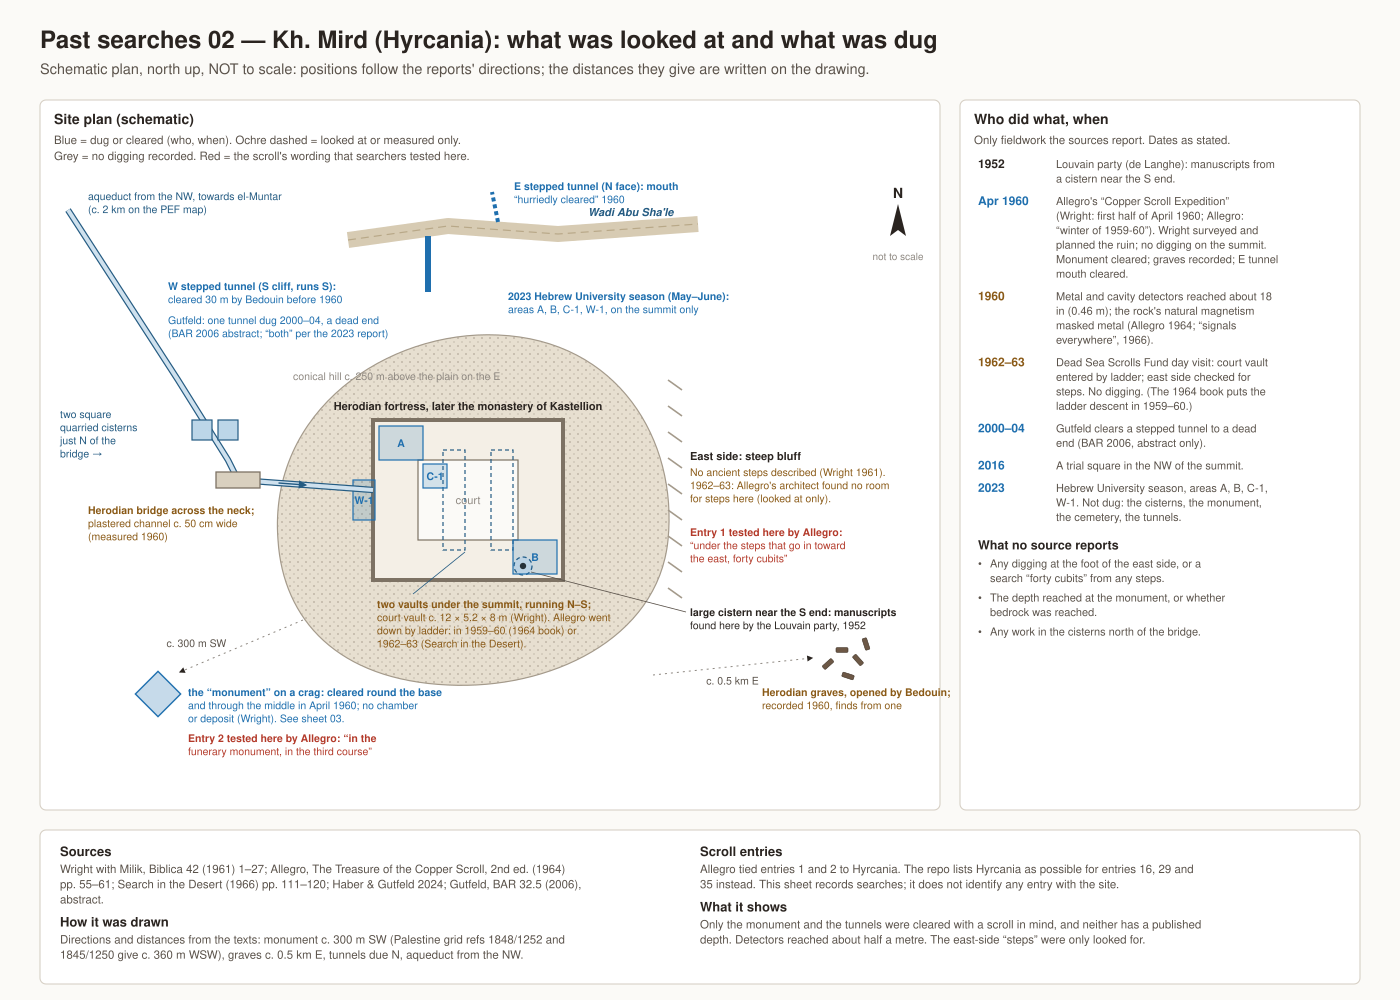

Write Python code to recreate this figure.
"""Past searches 02: Kh. Mird (Hyrcania), what each campaign looked at or dug.

Sources: research/history/wright_milik1961_el_mird_extracted.md (Biblica 42, 1961);
research/history/allegro1964_treasure_2nd_ed_extracted.md; research/history/allegro1966_search_in_the_desert_extracted.md;
research/history/haber_gutfeld2024_hyrcania_extracted.md; salvage_records sources SRC-GUTFELD-2006 (abstract).
"""
import sys
from pathlib import Path

sys.path.insert(0, str(Path(__file__).resolve().parent))
from common import S, P, BLUE, RED, GREY, page, out_path, bullets  # noqa: E402

c = page("02", "Kh. Mird (Hyrcania): what was looked at and what was dug",
         "Schematic plan, north up, NOT to scale: positions follow the reports' directions; "
         "the distances they give are written on the drawing.")
TOP, BOTTOM = 100, 810

mx, my, mw, mh = S.panel(c, 40, TOP, 900, BOTTOM - TOP, "Site plan (schematic)",
                         ["Blue = dug or cleared (who, when). Ochre dashed = looked at or measured only.",
                          "Grey = no digging recorded. Red = the scroll's wording that searchers tested here."])

DUG, LOOK = BLUE, P["ochre_d"]
cx, cy = mx + 420, my + 330          # summit centre

# hill outline and summit
c.path(f"M{cx - 190},{cy + 40} C{cx - 200},{cy - 90} {cx - 80},{cy - 170} {cx + 30},{cy - 165} "
       f"C{cx + 150},{cy - 160} {cx + 210},{cy - 60} {cx + 200},{cy + 40} "
       f"C{cx + 190},{cy + 140} {cx + 80},{cy + 190} {cx - 20},{cy + 185} "
       f"C{cx - 130},{cy + 180} {cx - 185},{cy + 120} {cx - 190},{cy + 40} Z",
       fill="url(#rockfill)", stroke=P["rock_d"], width=1.2)
c.text(cx - 175, cy - 120, "conical hill c. 250 m above the plain on the E", 10.5, P["muted"])
fx, fy, fw, fh = cx - 95, cy - 80, 190, 160
c.rect(fx, fy, fw, fh, fill="#f4efe6", stroke=P["stone_d"], width=4)
c.rect(fx + 45, fy + 40, 100, 80, fill=P["paper"], stroke=P["stone_d"], width=1.2)
c.text(fx + 95, fy + 84, "court", 11, P["muted"], anchor="middle")
c.text(fx + 95, fy - 10, "Herodian fortress, later the monastery of Kastellion", 11, P["ink"], 700, anchor="middle")
# vaults under the court (dashed)
for vx in (fx + 70, fx + 118):
    c.rect(vx, fy + 30, 22, 100, fill="none", stroke=P["water_d"], width=1.2, dash="4 3")
S.leader(c, fx + 92, fy + 132, fx + 40, fy + fh + 14, P["water_d"])
S.label(c, fx + 4, fy + fh + 28, ["two vaults under the summit, running N–S;",
                                 "court vault c. 12 × 5.2 × 8 m (Wright). Allegro went",
                                 "down by ladder: in 1959–60 (1964 book) or",
                                 "1962–63 (Search in the Desert)."], LOOK, 10.5, 600)
# large cistern near S end (Louvain 1952)
S.cistern(c, fx + 150, fy + fh - 14, r=9)
S.leader(c, fx + 158, fy + fh - 8, cx + 218, cy + 112, P["sub"])
S.label(c, cx + 222, cy + 116, ["large cistern near the S end: manuscripts",
                                  "found here by the Louvain party, 1952"], P["ink"], 10.5, 600)
# 2023 areas
for (ax, ay, aw, ah, lab) in ((fx + 6, fy + 6, 44, 34, "A"), (fx + fw - 50, fy + fh - 40, 44, 34, "B"),
                              (fx + 50, fy + 44, 24, 24, "C-1"), (fx - 20, fy + 60, 22, 40, "W-1")):
    c.rect(ax, ay, aw, ah, fill=DUG, stroke=DUG, width=1.2, fill_opacity=0.18)
    c.text(ax + aw / 2, ay + ah / 2 + 4, lab, 10.5, DUG, 700, anchor="middle")
S.label(c, cx + 40, cy - 200, ["2023 Hebrew University season (May–June):", "areas A, B, C-1, W-1, on the summit only"], DUG, 10.5, 600)

# east side: sheer bluff, item 1 steps
for k in range(9):
    yy = cy - 120 + k * 26
    c.line(cx + 200, yy, cx + 214, yy + 10, P["rock_d"], 1.6)
c.text(cx + 222, cy - 40, "East side: steep bluff", 11, P["ink"], 700)
S.label(c, cx + 222, cy - 24, ["No ancient steps described (Wright 1961).",
                               "1962–63: Allegro's architect found no room",
                               "for steps here (looked at only)."], LOOK, 10.5)
S.label(c, cx + 222, cy + 36, ["Entry 1 tested here by Allegro:", "“under the steps that go in toward",
                              "the east, forty cubits”"], RED, 10.5, 600)

# west: aqueduct, bridge, cisterns
bx, by = cx - 230, cy - 20
S.channel(c, [(mx + 20, my + 40), (bx - 60, by - 100), (bx - 10, by - 20), (bx, by), (fx, fy + 70)], width=4)
c.rect(bx - 22, by - 8, 44, 16, fill=P["stone"], stroke=P["stone_d"], width=1.3)
S.label(c, mx + 40, my + 30, ["aqueduct from the NW, towards el-Muntar", "(c. 2 km on the PEF map)"], P["water_d"], 10.5)
S.label(c, bx - 150, by + 34, ["Herodian bridge across the neck;", "plastered channel c. 50 cm wide",
                               "(measured 1960)"], LOOK, 10.5, 600)
for dx in (-46, -20):
    c.rect(bx + dx, by - 60, 20, 20, fill=P["water"], stroke=P["water_d"], width=1.2)
S.label(c, mx + 12, by - 62, ["two square", "quarried cisterns", "just N of the", "bridge →"], P["water_d"], 10.5)

# north: Wadi Abu Sha'le and the stepped tunnels
wy = my + 50
S.wadi(c, [(cx - 120, wy + 20), (cx - 20, wy + 6), (cx + 90, wy + 14), (cx + 230, wy + 4)])
c.text(cx + 120, wy - 4, "Wadi Abu Sha'le", 11, P["water_d"], 600, italic=True)
tw = (cx - 40, wy + 12)
te = (cx + 30, wy + 6)
c.line(tw[0], tw[1] + 4, tw[0], tw[1] + 60, DUG, 6)
c.line(te[0], te[1] - 4, te[0] - 6, te[1] - 34, DUG, 4, dash="4 3")
S.label(c, cx - 300, wy + 70, ["W stepped tunnel (S cliff, runs S):", "cleared 30 m by Bedouin before 1960"],
        DUG, 10.5, 600)
S.label(c, cx + 46, wy - 30, ["E stepped tunnel (N face): mouth", "“hurriedly cleared” 1960"], DUG, 10.5, 600)
S.label(c, cx - 300, wy + 104, ["Gutfeld: one tunnel dug 2000–04, a dead end", "(BAR 2006 abstract; “both” per the 2023 report)"],
        DUG, 10.5)

# east: graves c. 0.5 km E
gx, gy = mx + mw - 90, cy + 150
for (dx, dy) in ((0, 0), (16, 10), (-14, 14), (6, 26), (24, -6)):
    S.tomb(c, gx + dx, gy + dy, rot=dx * 3)
c.line(cx + 185, cy + 175, gx - 30, gy + 8, P["muted"], 1, dash="2 4", arrow="ink")
c.text((cx + 185 + gx - 30) / 2, (cy + 175 + gy + 8) / 2 + 18, "c. 0.5 km E", 10.5, P["sub"], anchor="middle")
S.label(c, gx - 80, gy + 46, ["Herodian graves, opened by Bedouin;", "recorded 1960, finds from one"],
        LOOK, 10.5, 600)

# SW: the monument
mox, moy = mx + 110, my + mh - 110
c.rect(mox - 16, moy - 16, 32, 32, fill=DUG, stroke=DUG, width=1.4, fill_opacity=0.25, rotate=45)
c.line(cx - 165, cy + 120, mox + 22, moy - 22, P["muted"], 1, dash="2 4", arrow="ink")
c.text((cx - 165 + mox) / 2 - 64, (cy + 120 + moy) / 2 - 10, "c. 300 m SW", 10.5, P["sub"])
S.label(c, mox + 30, moy + 2, ["the “monument” on a crag: cleared round the base",
                               "and through the middle in April 1960; no chamber",
                               "or deposit (Wright). See sheet 03."], DUG, 10.5, 600)
S.label(c, mox + 30, moy + 48, ["Entry 2 tested here by Allegro: “in the", "funerary monument, in the third course”"],
        RED, 10.5, 600)
S.north_arrow(c, mx + mw - 34, my + 60)
c.text(mx + mw - 34, my + 90, "not to scale", 10, P["muted"], anchor="middle")

# ---------------- side: timeline ----------------
sx, sy, sw, sh = S.panel(c, 960, TOP, 400, BOTTOM - TOP, "Who did what, when",
                         ["Only fieldwork the sources report. Dates as stated."])
y = sy + 14
for when, what, col in (
        ("1952", "Louvain party (de Langhe): manuscripts from a cistern near the S end.", P["ink"]),
        ("Apr 1960", "Allegro's “Copper Scroll Expedition” (Wright: first half of April 1960; Allegro: "
                     "“winter of 1959-60”). Wright surveyed and planned the ruin; no digging on the summit. "
                     "Monument cleared; graves recorded; E tunnel mouth cleared.", DUG),
        ("1960", "Metal and cavity detectors reached about 18 in (0.46 m); the rock's natural magnetism "
                 "masked metal (Allegro 1964; “signals everywhere”, 1966).", LOOK),
        ("1962–63", "Dead Sea Scrolls Fund day visit: court vault entered by ladder; east side checked for "
                    "steps. No digging. (The 1964 book puts the ladder descent in 1959–60.)", LOOK),
        ("2000–04", "Gutfeld clears a stepped tunnel to a dead end (BAR 2006, abstract only).", DUG),
        ("2016", "A trial square in the NW of the summit.", DUG),
        ("2023", "Hebrew University season, areas A, B, C-1, W-1. Not dug: the cisterns, the monument, "
                 "the cemetery, the tunnels.", DUG)):
    c.text(sx + 10, y, when, 12, col, 700)
    y = c.wrap(sx + 88, y, what, 44, 11, fill=P["sub"]) + 8
y += 6
c.text(sx + 10, y, "What no source reports", 12.5, P["ink"], 700)
y = bullets(c, sx + 10, y + 18, [
    "Any digging at the foot of the east side, or a search “forty cubits” from any steps.",
    "The depth reached at the monument, or whether bedrock was reached.",
    "Any work in the cisterns north of the bridge.",
], 52, 11, 5)

# ---------------- footer ----------------
S.footer(c, 830, [
    ("Sources", "Wright with Milik, Biblica 42 (1961) 1–27; Allegro, The Treasure of the Copper Scroll, 2nd ed. "
     "(1964) pp. 55–61; Search in the Desert (1966) pp. 111–120; Haber & Gutfeld 2024; Gutfeld, BAR 32.5 (2006), abstract."),
    ("How it was drawn", "Directions and distances from the texts: monument c. 300 m SW (Palestine grid refs 1848/1252 "
     "and 1845/1250 give c. 360 m WSW), graves c. 0.5 km E, tunnels due N, aqueduct from the NW."),
    ("Scroll entries", "Allegro tied entries 1 and 2 to Hyrcania. The repo lists Hyrcania as possible for entries 16, "
     "29 and 35 instead. This sheet records searches; it does not identify any entry with the site."),
    ("What it shows", "Only the monument and the tunnels were cleared with a scroll in mind, and neither has a "
     "published depth. Detectors reached about half a metre. The east-side “steps” were only looked for."),
])
print(c.save(out_path("search_02_mird_hyrcania")))
